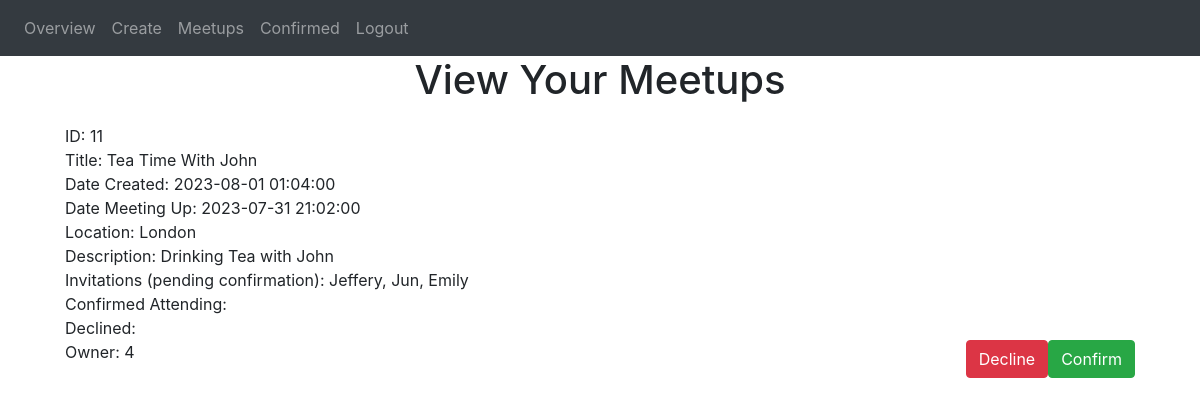
The app's page /view_meetups (signed in), older data.
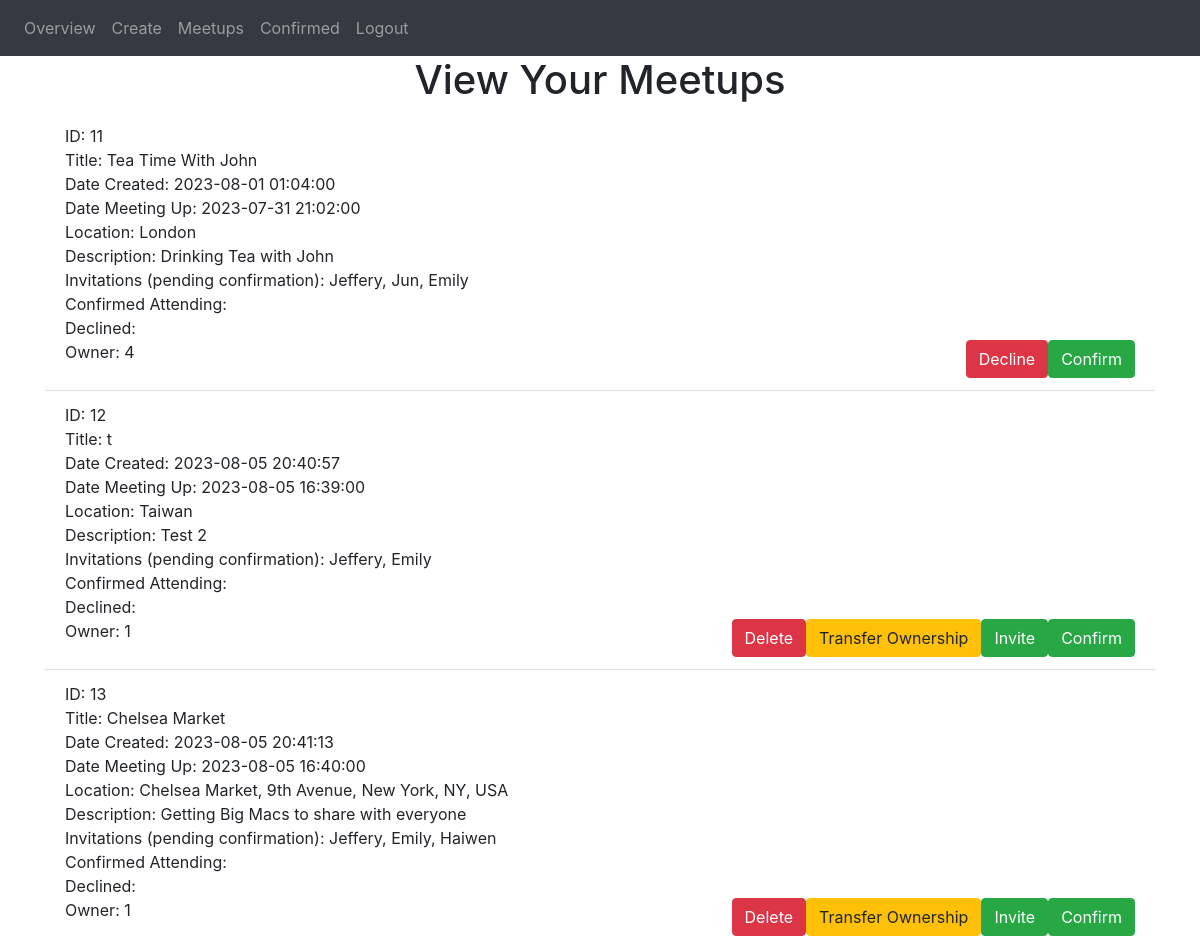
The same page, newer data.
### website/models.py (models this page shows)
class Meetup(db.Model):
    id = db.Column(db.Integer, primary_key=True)
    date_created = db.Column(db.DateTime(timezone=True), default=func.now()) # gets current date and time, store it as date
    date_meetup = db.Column(db.DateTime)
    title = db.Column(db.String(10000))
    location = db.Column(db.String(10000))
    description = db.Column(db.String(10000))
    invitations = db.Column(db.String(10000))
    confirmed = db.Column(db.String(10000))
    declined = db.Column(db.String(10000))
    owner = db.Column(db.Integer)

### website/views.py (the view)
@views.route('/view_meetups', methods=['GET', 'POST']) #decorator: whenever you go to the / URL, whatever in hom() will run
@login_required
def view_meetups():
    invites = "" # create a string of people who were invited but not confirmed
    confirmation = "" # create a string of people who have confirmed
    confirmSearch = " " + str(current_user.id) + " "
    firstInv = True
    firstConf = True
    for meetup in current_user.meetups: # go through all the current user's meetups
        invites = invites + "   " # add 3 spaces to show a new meetup
        confirmation = confirmation + "   "
        firstInv = True
        firstConf = True
        for user in meetup.user: # cycle through the users with a relationship with that meetup
            userSearch = " " + str(user.id) + " "
            if meetup.confirmed.find(userSearch)  != -1: # if the user has confirmed
                if firstConf:   # if its the first confirmation for the meetup. add their name
                    confirmation  = confirmation + user.first_name
                    firstConf = False
                else: # if its not the first confirmation, add a comma
                    confirmation  = confirmation + ", " + user.first_name
            else: # if the user has not confirmed yet, add them to the invite list
                if firstInv:
                    invites  = invites + user.first_name
                    firstInv = False
                else:
                    invites  = invites + ", " + user.first_name
    inviteList = invites.split("   ") # create an list of meetups, inside of which are the people invitied to it
    confirmationList = confirmation.split("   ") # create an list of meetups, inside of which are the people who confirmed to it
    return render_template("view_meetups.html", user=current_user, inviteList = inviteList, confirmSearch = confirmSearch, confirmationList = confirmationList)

### website/__init__.py (called while the page is built)
@login_manager.user_loader
def load_user(id):
    return User.query.get(int(id))

### website/templates/view_meetups.html (shortened to what this page needs)
{% extends "base.html" %} {% block title %}View Meetups{% endblock %} {% block
content %}
<h1 align="center">View Your Meetups</h1>
<ul class="list-group list-group-flush" id="notes">
  {% set ns = namespace(inviteNumber=1) %}
  {% for meetup in user.meetups: %}
  {%if meetup.confirmed.find(confirmSearch) == -1%}
  <li class="list-group-item">
    ID: {{meetup.id}}<br />
    Title: {{ meetup.title }}<br />
    Date Created: {{ meetup.date_created }}<br />
    Date Meeting Up: {{ meetup.date_meetup}}<br />
    Location: {{meetup.location}}<br />
    Description: {{meetup.description}}<br />
    Invitations (pending confirmation): {{inviteList[ns.inviteNumber]}}<br />
    Confirmed Attending: {{confirmationList[ns.inviteNumber]}}<br />
    Declined: {{meetup.declined}}<br />
    Owner: {{meetup.owner}}
    <button
      type="button"
      class="btn btn-success float-right"
      onClick="confirmMeetup({{meetup.id}})"
    >
      <span aria-hidden="true">Confirm</span>
    </button>
    {% if user.id == meetup.owner %}
    <button
      type="button"
      class="btn btn-success float-right"
      data-toggle="modal"
      data-target={{"#inviteModal" + meetup.id|string}}
    >
      <span aria-hidden="true">Invite</span>
    </button>
    <button
      type="button"
      class="btn btn-warning float-right"
      data-toggle="modal"
      data-target={{"#ownerModal" + meetup.id|string}}
    >
      <span aria-hidden="true">Transfer Ownership</span>
    </button>
    <button
      type="button"
      class="btn btn-danger float-right"
      onClick="deleteMeetup({{meetup.id}}, '/view_meetups')"
    >
      <span aria-hidden="true">Delete</span>
    </button>
    {% else %}
    <button
      type="button"
      class="btn btn-danger float-right"
      onClick="declineMeetup({{meetup.id}}, '/view_meetups')"
    >
      <span aria-hidden="true">Decline</span>
    </button>
    {% endif %}
  </li>
  {% endif %} {% set ns.inviteNumber = ns.inviteNumber+1 %} {% endfor %}
</ul>
{% endblock %}

### website/templates/base.html (shortened to what this page needs)
<!DOCTYPE html>
<html>
  <head>
    <link
      rel="stylesheet"
      href="https://stackpath.bootstrapcdn.com/bootstrap/4.4.1/css/bootstrap.min.css"
    />
    <link
      rel="stylesheet"
      href="https://stackpath.bootstrapcdn.com/font-awesome/4.7.0/css/font-awesome.min.css"
    />
    <link href="/static/site.css" rel="stylesheet">
  </head>
  <body>
    <nav class="navbar navbar-expand-lg navbar-dark bg-dark">
      <div class="collapse navbar-collapse" id="navbar">
        <div class="navbar-nav">
          {% if user.is_authenticated %}
          <a class="nav-item nav-link" id="overview" href="/overview">Overview</a>
          <a class="nav-item nav-link" id="create" href="/create">Create</a>
          <a class="nav-item nav-link" id="view_meetups" href="/view_meetups">Meetups</a>
          <a class="nav-item nav-link" id="confirmed" href="/confirmed">Confirmed</a>
          <a class="nav-item nav-link" id="logout" href="/logout">Logout</a>
          {% else %}
          <a class="nav-item nav-link" id="home" href="/">Home</a>
          <a class="nav-item nav-link" id="howTo" href="/how-to">How To</a>
          <a class="nav-item nav-link" id="signUp" href="/sign-up">Sign Up</a>
          <a class="nav-item nav-link" id="login" href="/login">Login</a>
          {%  endif %}
        </div>
      </div>
    </nav>
    <div class="container">{% block content %} {% endblock %}</div>
  </body>
</html>

### website/static/site.css (style rules this page uses)
html, body, #map { height: 500px; }
html, body { height: 100%; margin: 0; padding: 0; }

Row changes from the older to the newer data that the page shows:
added Meetup: id "12", title "t", date_created "2023-08-05 20:40:57", date_meetup "2023-08-05 16:39:00", location "Taiwan", description "Test 2", inviteList "Jeffery, Emily", owner "1"
added Meetup: id "13", title "Chelsea Market", date_created "2023-08-05 20:41:13", date_meetup "2023-08-05 16:40:00", location "Chelsea Market, 9th Avenue, New York, NY, USA", description "Getting Big Macs to share with everyone", inviteList "Jeffery, Emily, Haiwen", owner "1"
